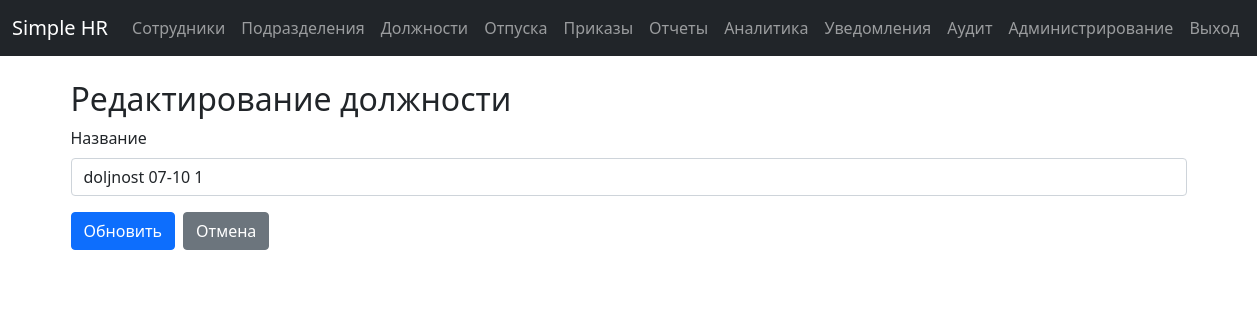
Before: /positions/edit/8 (signed in) with the older database file.
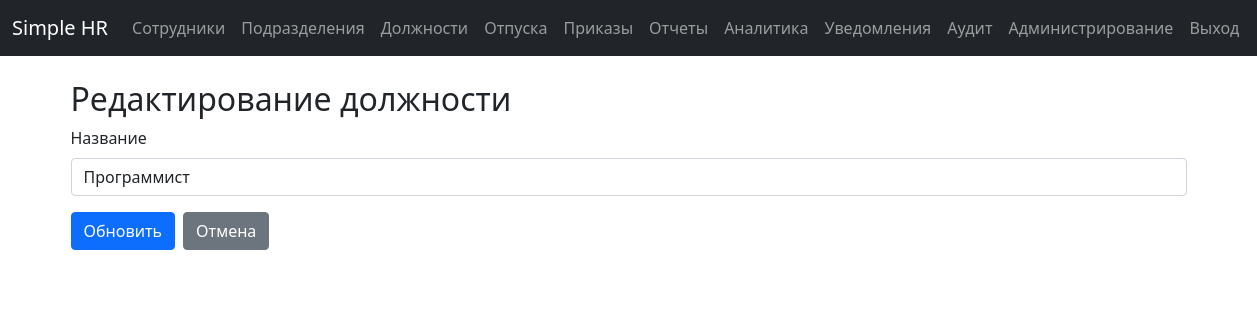
After: the same page with the newer database file.
### app/models.py (models this page shows)
class Position(db.Model):
    id = db.Column(db.Integer, primary_key=True)
    title = db.Column(db.String(100), unique=True, nullable=False, index=True)
    employees = db.relationship('Employee', backref='position', lazy=True)

### app/routes/positions.py (the view, shortened to what this page needs)
@bp.route('/edit/<int:id>', methods=['GET', 'POST'])
@login_required
def edit_position(id):
    position = Position.query.get_or_404(id)
    return render_template('positions/form.html', position=position)

### app/templates/positions/form.html (shortened to what this page needs)
{% extends "base.html" %}
{% block content %}
<h2>{% if position %}Редактирование должности{% else %}Добавление должности{% endif %}</h2>
<form method="POST">
    <div class="mb-3">
        <label for="title" class="form-label">Название</label>
        <input type="text" class="form-control" id="title" name="title" value="{{ position.title if position else '' }}" required>
    </div>
    <div class="d-flex gap-2">
        <button type="submit" class="btn btn-primary">
            {% if position %}Обновить{% else %}Добавить{% endif %}
        </button>
        <a href="{{ url_for('positions.list_positions') }}" class="btn btn-secondary">Отмена</a>
    </div>
</form>
{% endblock %}

Changed rows visible on the page:
changed Position: title "doljnost 07-10 1" → "Программист"
